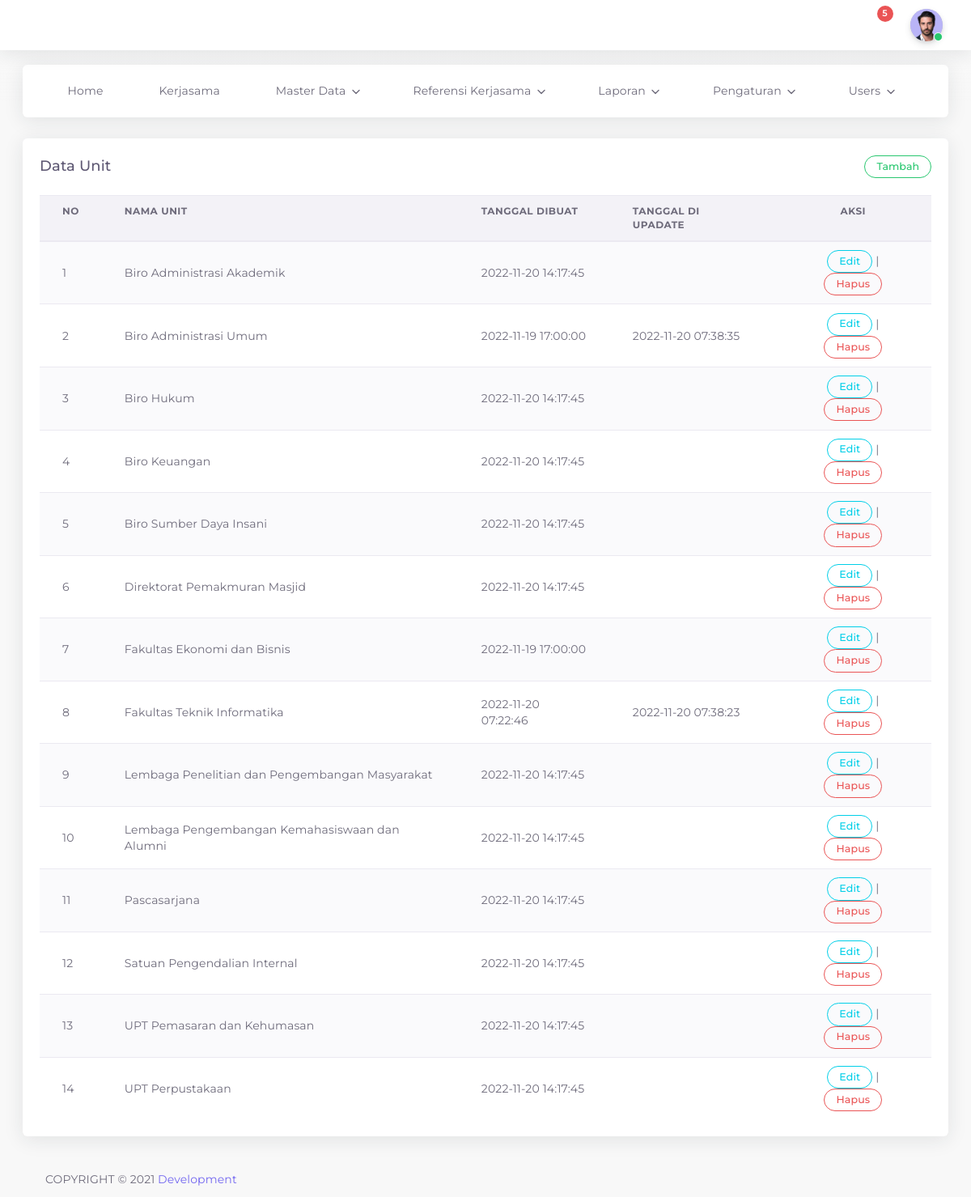
Before: /admin/unit_data.php (signed in) with the older database file.
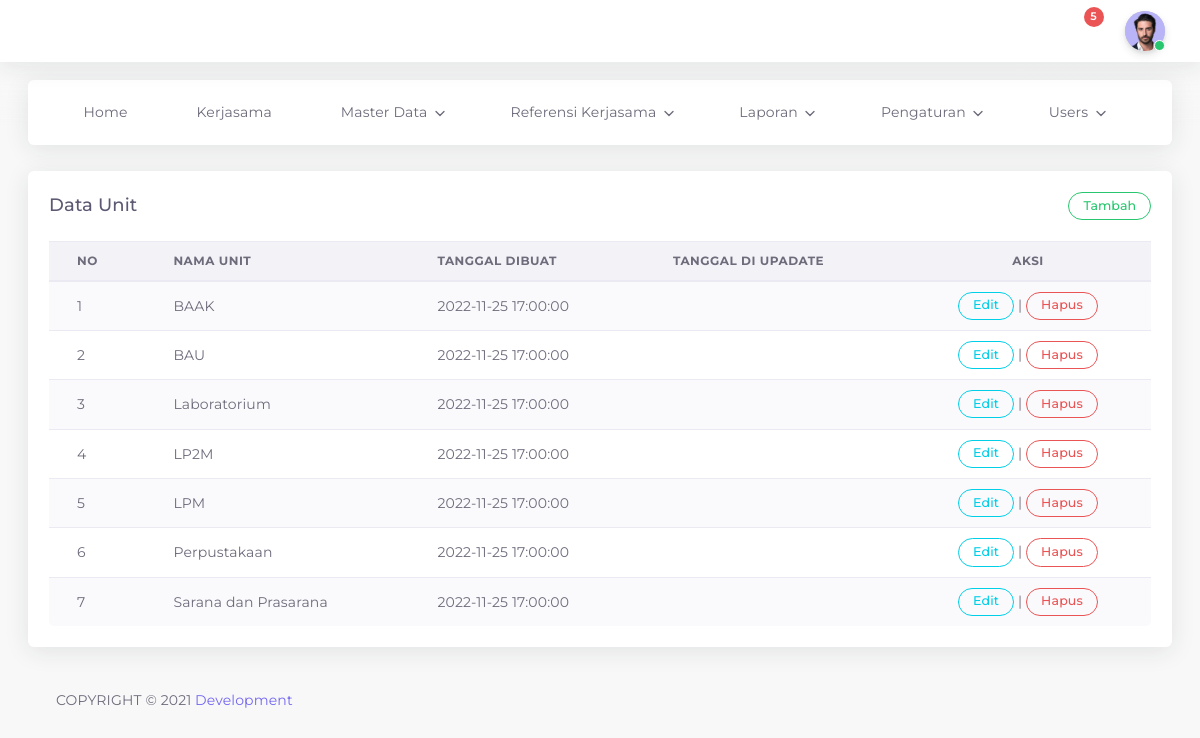
After: the same page with the newer database file.
### tables this page shows
CREATE TABLE `unit` (
  `id_unit` int(11) NOT NULL,
  `unit_nama` varchar(255) NOT NULL,
  `status` enum('Y','N') NOT NULL DEFAULT 'Y',
  `date_created` timestamp NULL DEFAULT current_timestamp(),
  `date_updated` timestamp NULL DEFAULT NULL ON UPDATE current_timestamp()
);

### admin/unit_data.php (the view, shortened to what this page needs)
<?php
include "header.php";
?>
<div class="app-content content ">
  <div class="content-wrapper container-xxl p-0">
    <div class="row match-height">
      <div class="col-lg-12">
        <div class="card">
          <div class="card-header">
            <h4 class="card-title">Data Unit</h4>
            <button type="button" class="btn btn-outline-success round btn-sm" data-toggle="modal"
              data-target="#tambah_data">Tambah</button>
          </div>
          <div class="card-body table-responsive">
            <table id="dataTables" class="table table-striped">
              <thead>
                <tr>
                  <th>No</th>
                  <th>Nama Unit</th>
                  <th>Tanggal dibuat</th>
                  <th>Tanggal di upadate</th>
                  <th style="text-align:center ;">Aksi</th>
                </tr>
              </thead>
              <tbody>
                <?php
											include "config.php";
											$no = 1;
											$data = mysqli_query($kon, "SELECT * FROM unit ORDER BY unit_nama ASC");
											while($hasil = mysqli_fetch_array($data)){
											?>
                <tr>
                  <td>
                    <?php echo $no++; ?>
                  </td>
                  <td><?php echo $hasil ['unit_nama'];?></td>
                  <td><?php echo $hasil ['date_created'];?></td>
                  <td><?php echo $hasil ['date_updated'];?></td>
                  <td style="text-align:center ;">
                    <a href="#" type="button" class="open_modal btn btn-outline-info round btn-sm" data-toggle="modal"
                      data-target="#edit<?php echo $hasil['id_unit']; ?>">Edit</a> |
                    <a href="#" type="button" class="open_modal btn btn-outline-danger round btn-sm" data-toggle="modal"
                      data-target="#deleteEmployeeModal<?php echo $hasil['id_unit']; ?>">Hapus</a>
                  </td>
                </tr>
                <?php
									}
									?>
              </tbody>
            </table>
          </div>
        </div>
      </div>
    </div>
  </div>
  <div class="drag-target"></div>
  <?php include "footer.php";?>
  </body>
  </html>

Changed rows visible on the page:
removed unit: unit_nama "Biro Administrasi Akademik", date_created "2022-11-20 14:17:45"
removed unit: unit_nama "Biro Administrasi Umum", date_created "2022-11-19 17:00:00", date_updated "2022-11-20 07:38:35"
removed unit: unit_nama "Biro Hukum", date_created "2022-11-20 14:17:45"
removed unit: unit_nama "Biro Keuangan", date_created "2022-11-20 14:17:45"
removed unit: unit_nama "Biro Sumber Daya Insani", date_created "2022-11-20 14:17:45"
removed unit: unit_nama "Direktorat Pemakmuran Masjid", date_created "2022-11-20 14:17:45"
removed unit: unit_nama "Fakultas Ekonomi dan Bisnis", date_created "2022-11-19 17:00:00"
removed unit: unit_nama "Fakultas Teknik Informatika", date_created "2022-11-20 07:22:46", date_updated "2022-11-20 07:38:23"
removed unit: unit_nama "Lembaga Penelitian dan Pengembangan Masyarakat", date_created "2022-11-20 14:17:45"
removed unit: unit_nama "Lembaga Pengembangan Kemahasiswaan dan Alumni", date_created "2022-11-20 14:17:45"
removed unit: unit_nama "Pascasarjana", date_created "2022-11-20 14:17:45"
removed unit: unit_nama "Satuan Pengendalian Internal", date_created "2022-11-20 14:17:45"
removed unit: unit_nama "UPT Pemasaran dan Kehumasan", date_created "2022-11-20 14:17:45"
removed unit: unit_nama "UPT Perpustakaan", date_created "2022-11-20 14:17:45"
added unit: unit_nama "BAAK", date_created "2022-11-25 17:00:00"
added unit: unit_nama "BAU", date_created "2022-11-25 17:00:00"
added unit: unit_nama "Laboratorium", date_created "2022-11-25 17:00:00"
added unit: unit_nama "LP2M", date_created "2022-11-25 17:00:00"
added unit: unit_nama "LPM", date_created "2022-11-25 17:00:00"
added unit: unit_nama "Perpustakaan", date_created "2022-11-25 17:00:00"
added unit: unit_nama "Sarana dan Prasarana", date_created "2022-11-25 17:00:00"
